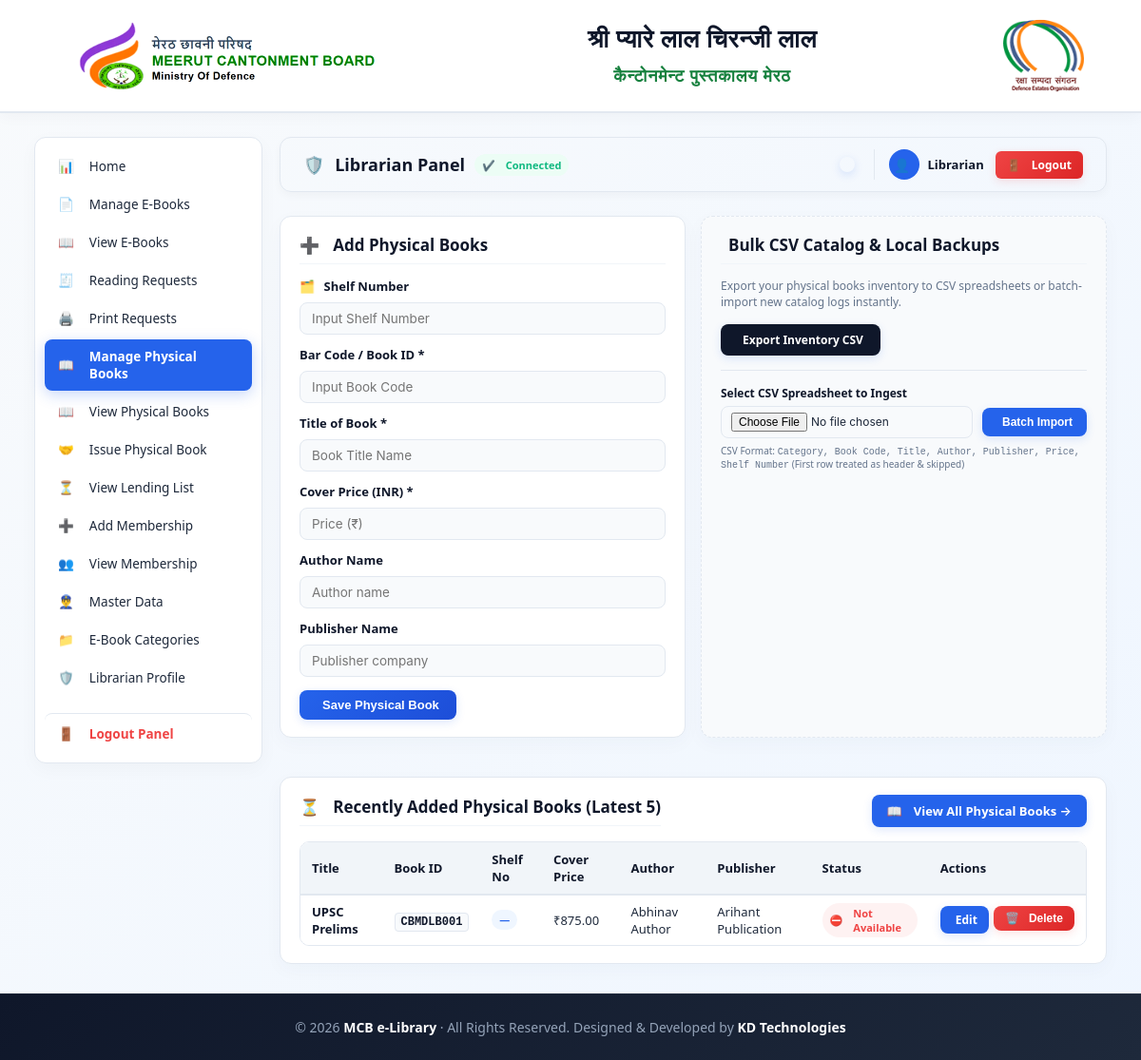
/index.php?action=admin&tab=physical (signed in), run on an earlier commit of the app's database.
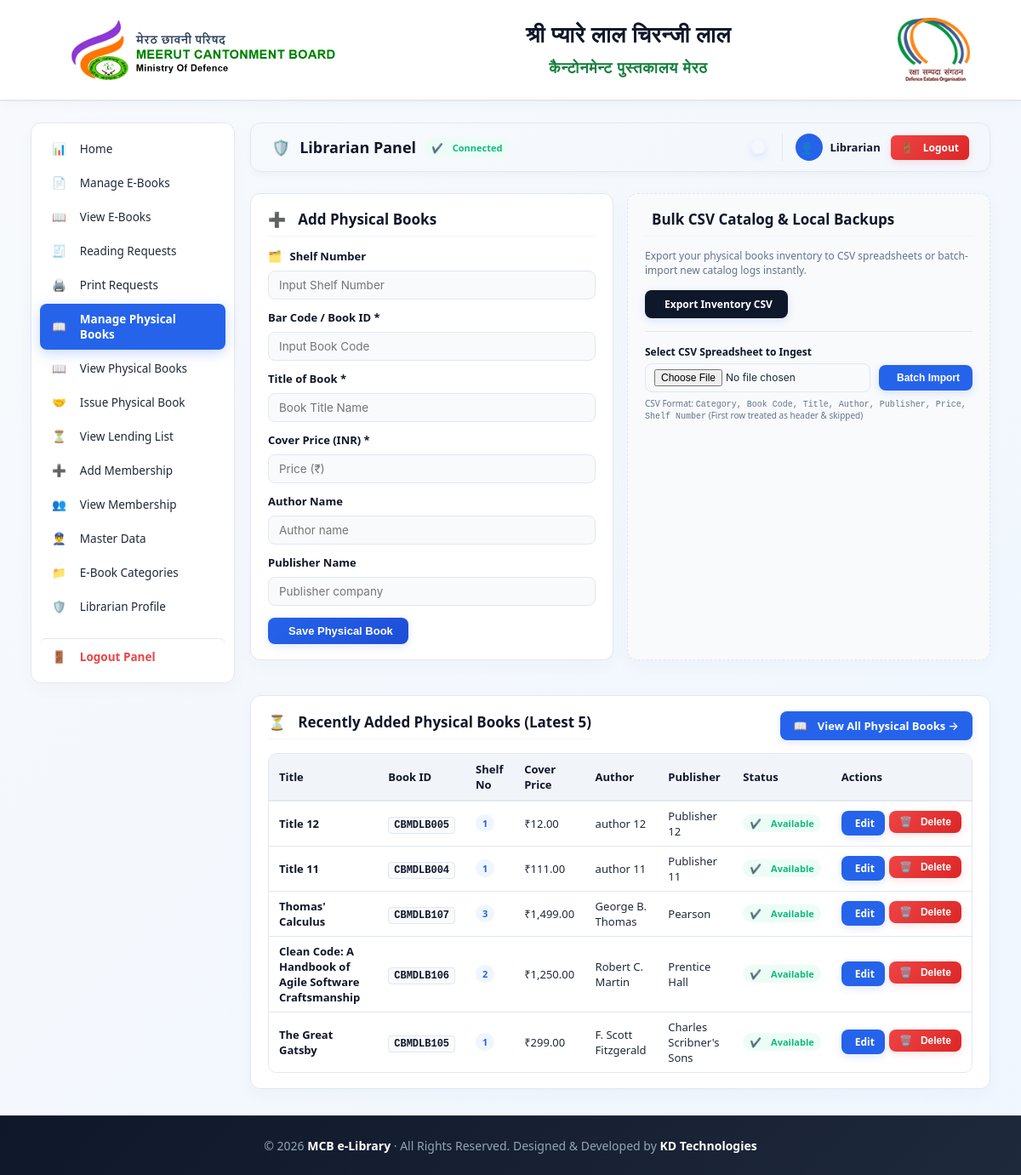
And on a later commit of the database.
### tables this page shows
CREATE TABLE `physical_books` (
  `id` int(11) NOT NULL,
  `title` varchar(255) NOT NULL,
  `book_code` varchar(100) NOT NULL,
  `shelf_number` varchar(100) DEFAULT NULL,
  `price` decimal(10,2) NOT NULL,
  `author` varchar(150) DEFAULT NULL,
  `publisher` varchar(150) DEFAULT NULL,
  `created_at` timestamp NULL DEFAULT current_timestamp()
);

### config.php (called while the page is built, shortened)
<?php
function e($v){ return htmlspecialchars((string)$v, ENT_QUOTES, 'UTF-8'); }
?>

### app/views/admin/physical.php (the view, shortened to what the changed rows need)
<?php
$latest_physical_result = $db->query("SELECT p.*, EXISTS(SELECT 1 FROM lendings l WHERE l.physical_book_id = p.id AND l.returned_at IS NULL) busy FROM physical_books p ORDER BY p.id DESC LIMIT 5");
?>
<div class="card" style="margin-top: 25px;">
    <div class="table-responsive">
        <table id="physicalTable">
            <thead>
                <tr>
                    <th>Title</th>
                    <th>Book ID</th>
                    <th>Shelf No</th>
                    <th>Cover Price</th>
                    <th>Author</th>
                    <th>Publisher</th>
                    <th>Status</th>
                    <th>Actions</th>
                </tr>
            </thead>
            <tbody>
                <?php if ($latest_physical_result->num_rows === 0): ?>
                    <tr>
                        <td colspan="8" style="text-align:center; padding:30px; color:var(--text-muted);">
                            <i class="fa-solid fa-triangle-exclamation" style="font-size:24px; margin-bottom:10px; display:block;"></i>
                            No physical books added yet.
                        </td>
                    </tr>
                <?php else: ?>
                    <?php while($r = $latest_physical_result->fetch_assoc()): ?>
                        <?php
                        $statusBadge = $r['busy']
                            ? '<span class="badge badge-red" style="font-size:11px; padding:3px 8px;"><i class="fa-solid fa-circle-minus"></i> Not Available</span>'
                            : '<span class="badge badge-green" style="font-size:11px; padding:3px 8px;"><i class="fa-solid fa-circle-check"></i> Available</span>';
                        ?>
                        <tr>
                            <td style="font-weight:600; color:var(--navy-dark);"><?= e($r['title']) ?></td>
                            <td><code style="background:var(--bg-slate); padding:2px 6px; border-radius:4px; font-weight:700; font-size:12px; color:var(--navy-dark); border:1px solid var(--border-color);"><?= e($r['book_code']) ?></code></td>
                            <td><span class="badge badge-blue" style="font-size:11px; padding:3px 8px; font-weight:600;"><?= e($r['shelf_number'] ?: '—') ?></span></td>
                            <td>₹<?= e(number_format($r['price'], 2)) ?></td>
                            <td><?= e($r['author'] ?: 'Unknown') ?></td>
                            <td><?= e($r['publisher'] ?: '—') ?></td>
                            <td><?= $statusBadge ?></td>
                            <td>
                                <div style="display:flex; gap:5px;">
                                    <a class="btn" style="background:var(--primary); padding:6px 12px; font-size:12px; display:inline-flex; align-items:center; gap:4px;" href="?action=admin&tab=physical&edit=<?= $r['id'] ?>"><i class="fa-solid fa-pen-to-square"></i> Edit</a>
                                    <form method="post" action="?action=delete_physical" class="delete-form" style="display:inline; margin:0;">
                                        <button class="danger btn btn-danger" type="submit" style="padding:6px 12px; font-size:12px; display:inline-flex; align-items:center; gap:4px;"><i class="fa-solid fa-trash-can"></i> Delete</button>
                                    </form>
                                </div>
                            </td>
                        </tr>
                    <?php endwhile; ?>
                <?php endif; ?>
            </tbody>
        </table>
    </div>
</div>

What changed in the data, as far as the page shows it:
no longer on this page (row edited): physical_books: title "UPSC Prelims", book_code "CBMDLB001", shelf_number "—", price "875.00", author "Abhinav Author", publisher "Arihant Publication", shows "Not Available"
added physical_books: title "Title 12", book_code "CBMDLB005", shelf_number "1", price "12.00", author "author 12", publisher "Publisher 12", shows "Available"
added physical_books: title "Title 11", book_code "CBMDLB004", shelf_number "1", price "111.00", author "author 11", publisher "Publisher 11", shows "Available"
added physical_books: title "Thomas' Calculus", book_code "CBMDLB107", shelf_number "3", price "1,499.00", author "George B. Thomas", publisher "Pearson", shows "Available"
added physical_books: title "Clean Code: A Handbook of Agile Software Craftsmanship", book_code "CBMDLB106", shelf_number "2", price "1,250.00", author "Robert C. Martin", publisher "Prentice Hall", shows "Available"
added physical_books: title "The Great Gatsby", book_code "CBMDLB105", shelf_number "1", price "299.00", author "F. Scott Fitzgerald", publisher "Charles Scribner's Sons", shows "Available"
